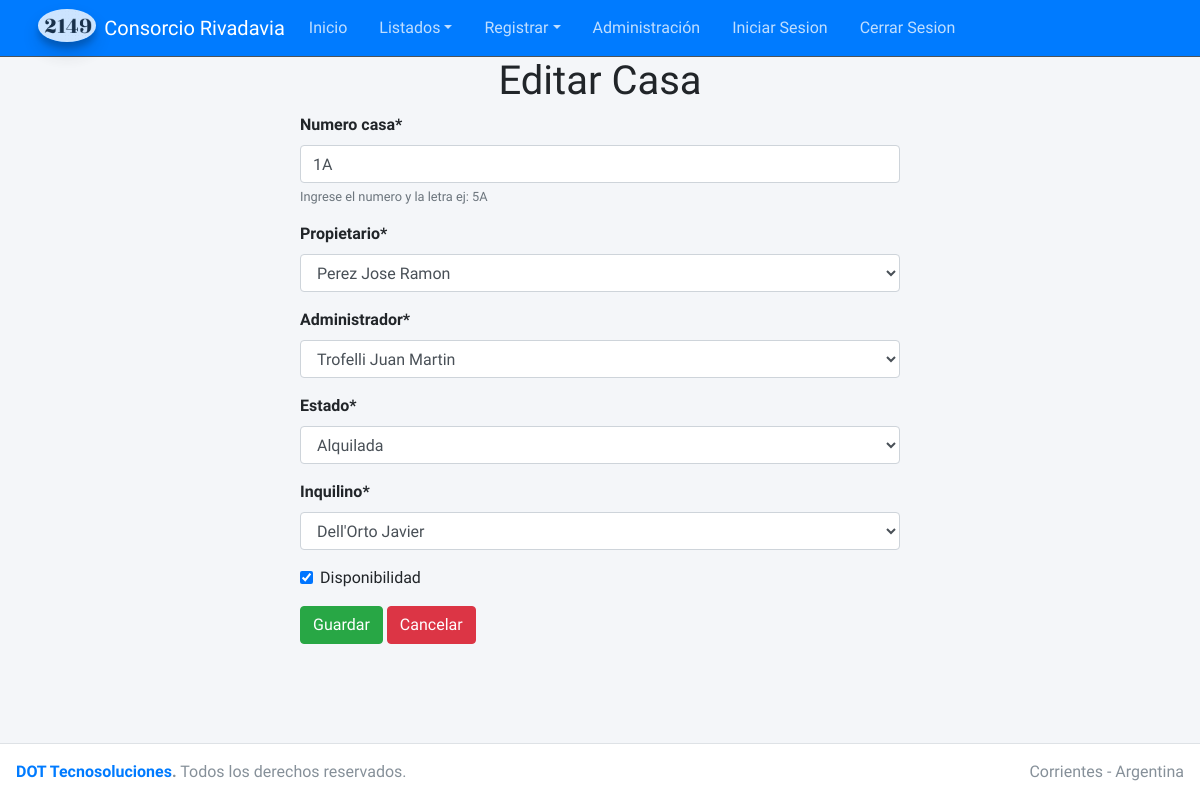
Page /consorcio/actualizar_casa/5 on the committed database.
### casa/models.py (models this page shows)
class Casa(models.Model):
    numero_casa = models.CharField(max_length=2, blank=False, null=False, help_text='Ingrese el numero y la letra ej: 5A')
    propietario = models.ForeignKey(Propietario, on_delete=models.RESTRICT)
    administrador = models.ForeignKey(Administrador, on_delete=models.RESTRICT)
    opciones_estado = [
        ('Alquilada', 'Alquilada'),
        ('Desocupada' , 'Desocupada') ,
        ('Ocupada-Dueño', 'Ocupada-Dueño')
        ]
    estado = models.CharField(max_length=15, null=False, choices=opciones_estado, default='OCU')
    inquilino = models.ForeignKey(Inquilino, verbose_name=("Inquilino"), on_delete=models.RESTRICT)
    disponibilidad = models.BooleanField(default=True)
    creado = models.DateTimeField(auto_now_add=True)
    modificado = models.DateTimeField(auto_now=True)
    class Meta:
        ordering = ['numero_casa']
        verbose_name = ("Casa")
        verbose_name_plural = ("Casas")

### casa/views.py (the view)
# urls.py: path('actualizar_casa/<int:pk>', ActualizarCasa.as_view(), name='actualizarcasa'),
class ActualizarCasa(UpdateView):
    model = Casa
    template_name = "editarcasa.html"
    form_class = FormularioCasa
    success_url = reverse_lazy('listado_casas')

### casa/forms.py
class FormularioCasa(forms.ModelForm):
    class Meta:
        model = Casa
        fields = '__all__'

### casa/models.py (called while the page is built)
    def __str__(self):
        return ('{} {}'.format(self.apellido, self.nombre))

    def __str__(self):
        return ('{} {}'.format(self.apellido, self.nombre))

    def __str__(self):
        return ('{} {}'.format(self.apellido, self.nombre))

### casa/templates/editarcasa.html (shortened to what this page needs)
{% extends 'home.html' %}
{% load crispy_forms_tags %}
{% block content %}
<h1 class="text-center">Editar Casa</h1>
<form method="POST">
  <div style="width: 50%; margin: auto">
    {{form | crispy}}
    <button type="submit" class="btn btn-success">Guardar</button>
    <a href="{% url 'listado_casas' %}" class="btn btn-danger">Cancelar</a>
  </div>
</form>
{% endblock %}

### rows in the picture
Casa: numero_casa "1A", propietario "Perez Jose Ramon", administrador "Trofelli Juan Martin", estado "Alquilada", inquilino "Dell'Orto Javier", disponibilidad "☑"
